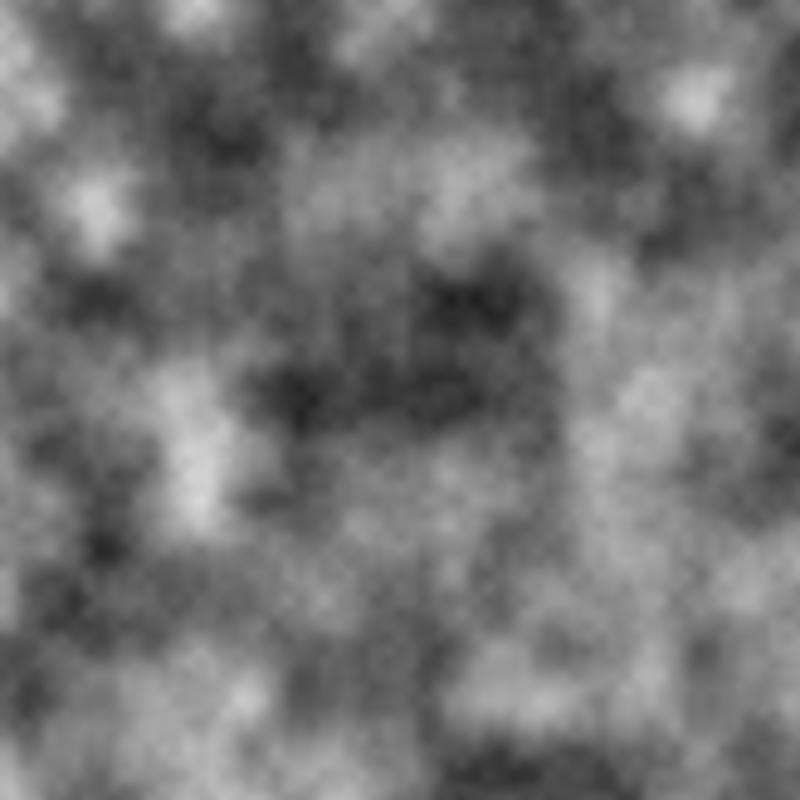
Frame 1 (no input)
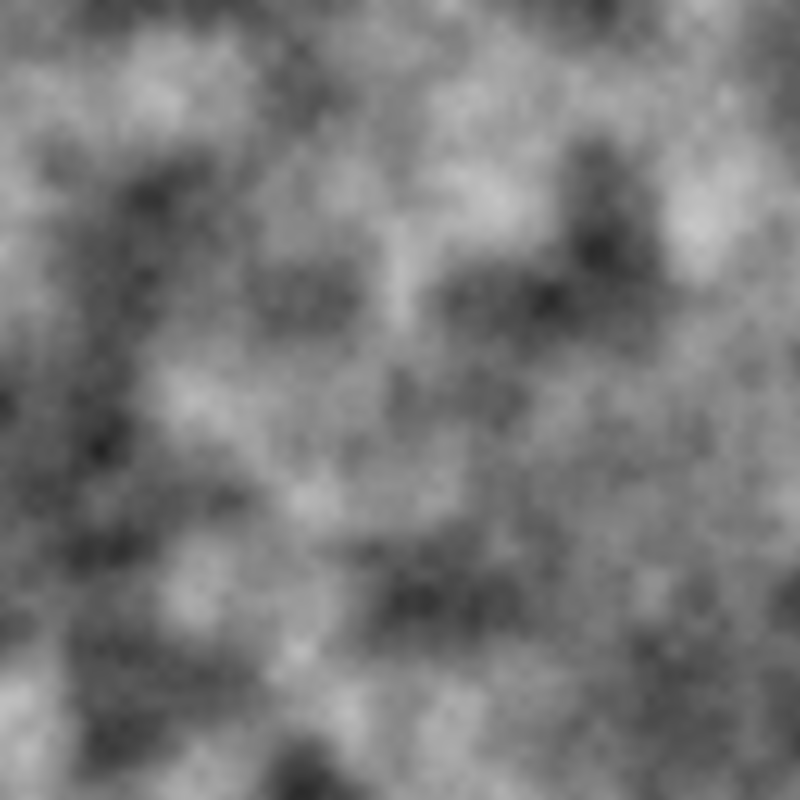
Frame 60 (the mouse pressed at the canvas centre just before this capture)
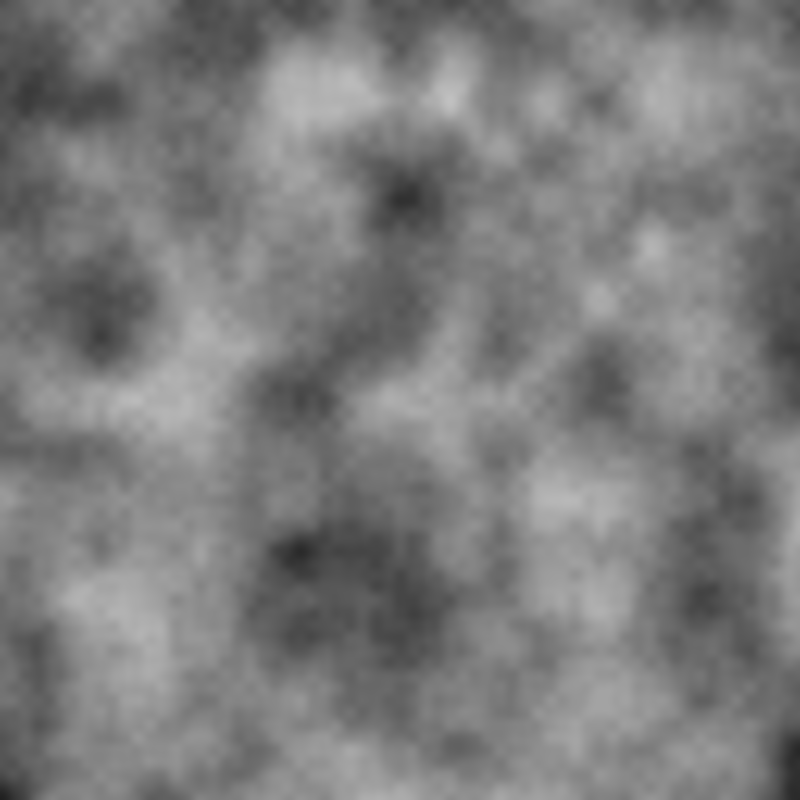
Frame 120 (the mouse held since frame 60 and released just before this capture)

The Processing sketch that drew these frames (run headless with seeded random() and noise(); from frame 60 on, the mouse is pressed at the canvas centre):

// Processing sketch: sketch
// ── sketch.pde
void setup() {
  size(800, 800);
}

float zOff = 0;
void draw() {
  loadPixels();
  float yOff = 0;
  for (int y = 0; y < height; y++) {
    float xOff = 0;
    for (int x = 0; x < width; x++) {
      // noiseDetail(8, 0.5);
      float bright = map(noise(xOff, yOff, zOff), 0, 1, 0, 255);
      pixels[x + y * width] = color(bright);
      xOff += 0.01;
      }
    yOff += 0.01;
  }
  updatePixels();
  zOff += 0.02;
}
